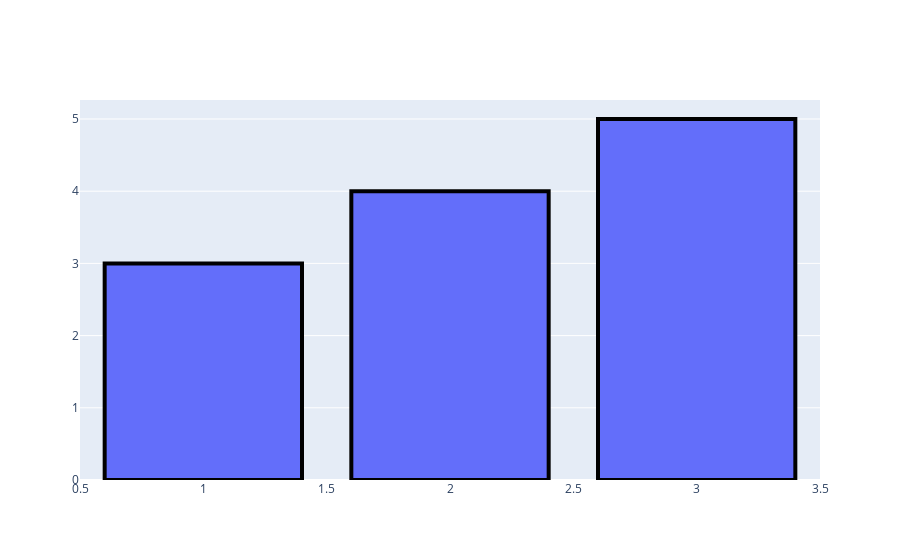

The code cell stored with this chart in its notebook:
### Code cell
fig = go.Figure(
    data = [
        go.Bar(x = [1, 2, 3], y = [3, 4, 5])
    ]
)
fig.data[0].marker.line.width = 4
fig.data[0].marker.line.color = "black"
fig.show()

### Figure 1 — Plotly figure (JSON) as saved in the notebook; plotly's stock layout.template omitted (floating-point values rounded to 4 significant figures)
{"data": [{"marker": {"line": {"color": "black", "width": 4}}, "type": "bar", "x": [1, 2, 3], "y": [3, 4, 5]}], "layout": {}}
